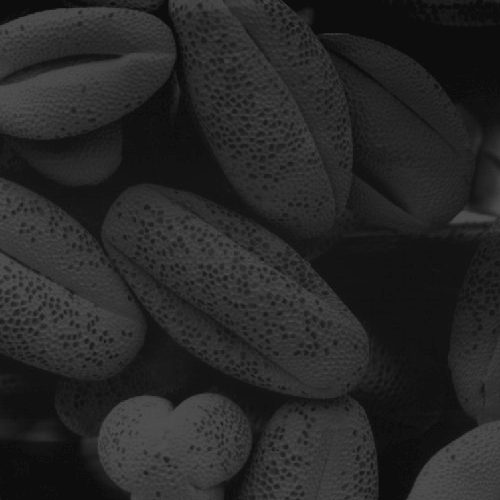
#> input picture images/stone.tif, 500 x 500 px, found by its file name
$ python histogram_equalization.py
#> lines starting #> are read from the running program, lines starting #| are printed output that depends on the picture
import cv2
import numpy as np
import matplotlib.pyplot as plt


def get_histogram(image: np.array):
    x = np.array([ i for i in range(256) ])
    y = np.array([ 0 for i in range(256) ], dtype=np.int32)

    for i in range(image.shape[0]):
        for j in range(image.shape[1]):
            y[image[i, j]] += 1

    return x, y


def equalize_hist(image: np.array):
    L = 256
    x, y = get_histogram(image)
    mn = image.shape[0] * image.shape[1]

    pr = y / mn
    s = []
    sk = 0
    for i in range(L):
        sk += pr[i]
        s.append(np.round(sk * (L - 1)))

    s = np.array(s)

    eq_image = apply_hist(image, s)
    return eq_image


def apply_hist(image, hist_f):
    for i in range(image.shape[0]):
        for j in range(image.shape[1]):
            intensity = image[i, j]
            image[i, j] = hist_f[intensity]
    return image


if __name__ == '__main__':
    image = cv2.imread('./images/stone.tif')
#> image is the input picture: shape (500, 500, 3); min 13, max 83, mean 38.7
    gray_image = cv2.resize(image, (512, 512))

    # gray_image = cv2.cvtColor(image)


    x, y = get_histogram(gray_image)
#> x = 256 values from 0 to 255; y = 256 values, max 16916 at index 13, min 0 at index 0, mean 1024
    plt.subplot(2, 1, 1)
    plt.bar(x, y)
    plt.xlim([0, 255])
    plt.axis('on')
    plt.title(f'Histogram')

    eq_image = equalize_hist(gray_image.copy())
#> in equalize_hist, `x, y = get_histogram(image)`: x = 256 values from 0 to 255
#> in equalize_hist, `pr = y / mn`: pr = 256 values, max 0.0645 at index 13, min 0 at index 0, mean 0.00391
#> the loop in equalize_hist, `for i in range(L):` made 256 passes
#> sk on passes 1 to 3: 0, 0, 0
#> after the loop in equalize_hist, `for i in range(L):`: s = 256 values from 0 to 255; sk = 1
#> after the loop in apply_hist, `for i in range(image.shape[0]):`:
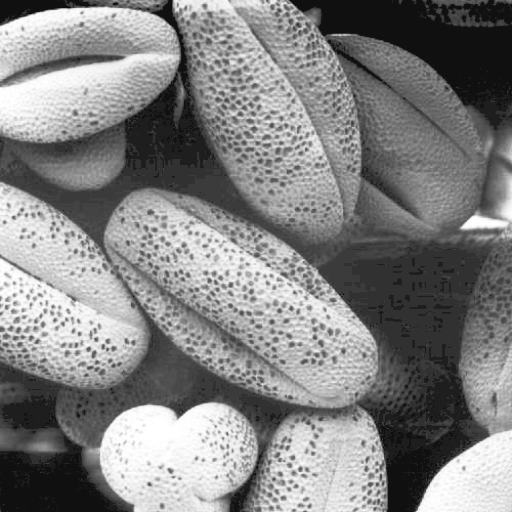
#> image: shape (512, 512, 3); min 16, max 255, mean 130.4
    x, y = get_histogram(eq_image)
#> y = 256 values, max 16916 at index 16, min 0 at index 0, mean 1024
    plt.subplot(2, 1, 2)
    plt.bar(x, y)
    plt.xlim([0, 255])
    plt.axis('on')
    plt.title(f'Equalized Histogram')


    plt.figure()
    plt.subplot(1, 2, 1)
    plt.imshow(gray_image, cmap='gray')
    plt.axis('off')
    plt.title(f'Original Image')

    plt.subplot(1, 2, 2)
    plt.imshow(eq_image, cmap='gray')
    plt.axis('off')
    plt.title(f'Histogram Equalized Image')
    plt.show()
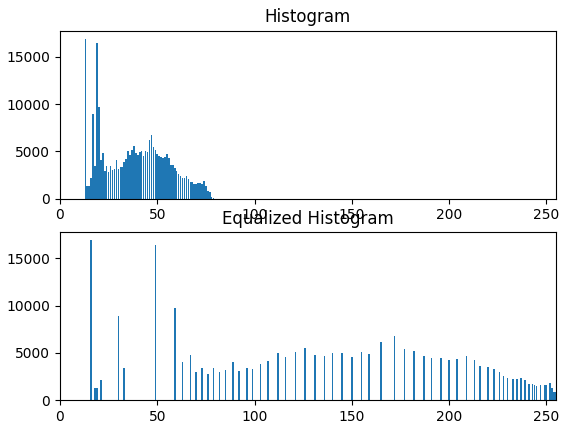
#> figure drawn by matplotlib, 2 panels; panel 1: tallest bar 16916 high, from x = 12.6 to 13.4; panel 2: tallest bar 16916 high, from x = 15.6 to 16.4
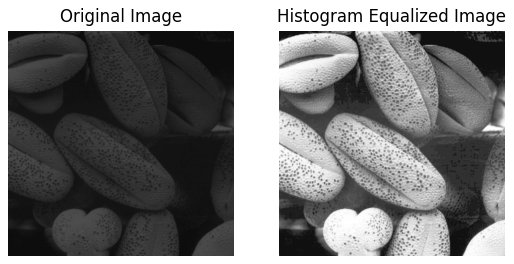
#> figure drawn by matplotlib, 2 panels
